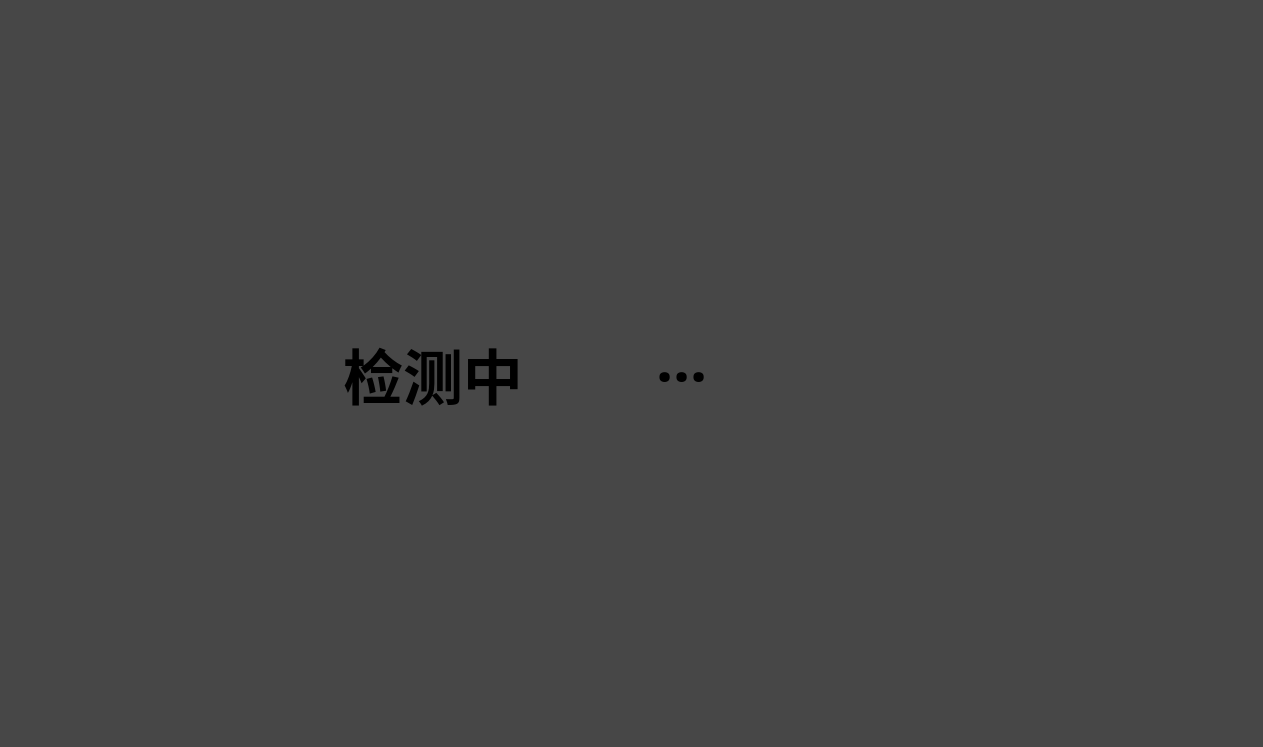
<?xml version="1.0" encoding="UTF-8"?>
<ui version="4.0">
 <class>DProgressIndicator</class>
 <widget class="QWidget" name="DProgressIndicator">
  <property name="geometry">
   <rect>
    <x>0</x>
    <y>0</y>
    <width>1263</width>
    <height>747</height>
   </rect>
  </property>
  <property name="windowTitle">
   <string>Form</string>
  </property>
  <property name="styleSheet">
   <string notr="true">background-color: rgba(0, 0, 0, 120);</string>
  </property>
  <layout class="QGridLayout" name="gridLayout">
   <item row="0" column="1">
    <spacer name="verticalSpacer_2">
     <property name="orientation">
      <enum>Qt::Vertical</enum>
     </property>
     <property name="sizeHint" stdset="0">
      <size>
       <width>20</width>
       <height>81</height>
      </size>
     </property>
    </spacer>
   </item>
   <item row="1" column="0">
    <spacer name="horizontalSpacer">
     <property name="orientation">
      <enum>Qt::Horizontal</enum>
     </property>
     <property name="sizeHint" stdset="0">
      <size>
       <width>201</width>
       <height>20</height>
      </size>
     </property>
    </spacer>
   </item>
   <item row="1" column="1">
    <widget class="QWidget" name="widget" native="true">
     <property name="minimumSize">
      <size>
       <width>850</width>
       <height>510</height>
      </size>
     </property>
     <property name="maximumSize">
      <size>
       <width>11111</width>
       <height>111111</height>
      </size>
     </property>
     <property name="styleSheet">
      <string notr="true">/*
width: 630px;
height: 510px;
background: #FFFFFF;
border-radius: 20px;
*/

background : transparent;
</string>
     </property>
     <layout class="QHBoxLayout" name="horizontalLayout">
      <item>
       <widget class="QLabel" name="lab_show">
        <property name="maximumSize">
         <size>
          <width>350</width>
          <height>16777215</height>
         </size>
        </property>
        <property name="styleSheet">
         <string notr="true">width: 190px;
height: 31px;
font-family: PingFang SC;
font-weight: bold;
font-size: 60px;
color: #000000;
line-height: 34px;</string>
        </property>
        <property name="text">
         <string>检测中</string>
        </property>
        <property name="alignment">
         <set>Qt::AlignCenter</set>
        </property>
        <property name="wordWrap">
         <bool>true</bool>
        </property>
        <property name="indent">
         <number>-1</number>
        </property>
       </widget>
      </item>
      <item>
       <widget class="QLabel" name="lab_words">
        <property name="maximumSize">
         <size>
          <width>350</width>
          <height>16777215</height>
         </size>
        </property>
        <property name="styleSheet">
         <string notr="true">width: 190px;
height: 31px;
font-family: PingFang SC;
font-weight: bold;
font-size: 60px;
color: #000000;
line-height: 34px;</string>
        </property>
        <property name="text">
         <string>···</string>
        </property>
        <property name="alignment">
         <set>Qt::AlignLeading|Qt::AlignLeft|Qt::AlignVCenter</set>
        </property>
        <property name="wordWrap">
         <bool>true</bool>
        </property>
       </widget>
      </item>
     </layout>
    </widget>
   </item>
   <item row="1" column="2">
    <spacer name="horizontalSpacer_2">
     <property name="orientation">
      <enum>Qt::Horizontal</enum>
     </property>
     <property name="sizeHint" stdset="0">
      <size>
       <width>200</width>
       <height>20</height>
      </size>
     </property>
    </spacer>
   </item>
   <item row="2" column="1">
    <spacer name="verticalSpacer">
     <property name="orientation">
      <enum>Qt::Vertical</enum>
     </property>
     <property name="sizeHint" stdset="0">
      <size>
       <width>20</width>
       <height>80</height>
      </size>
     </property>
    </spacer>
   </item>
  </layout>
 </widget>
 <resources/>
 <connections/>
</ui>
